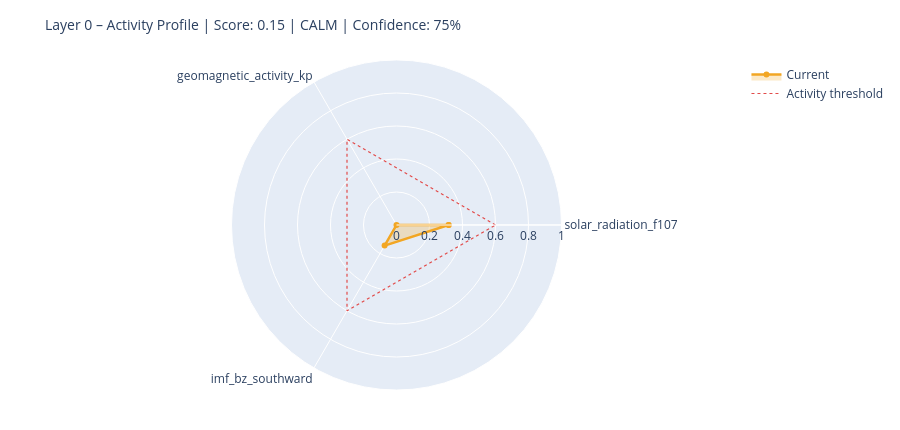

The code cell stored with this chart in its notebook:
### Markdown cell above
---
## 6. State Assessment & Handoff to Layer 1

### Code cell
# ============================================================
# STEP 1 – Collect raw values with source modes
# Mode: 'primary' | 'fallback_3h' | 'last_valid' | 'missing'
# ============================================================

def safe_last(df, col):
    if df is None or col not in df.columns: return None
    s = df[col].dropna()
    return float(s.iloc[-1]) if not s.empty else None

f107_now = safe_last(df_f107, 'f10.7')
bz_now   = safe_last(df_mag,  'bz_gsm')
kp_now   = safe_last(df_kp,   'kp')
sw_now   = safe_last(df_sw,   'speed')

source_modes = {
    'F10.7':    'primary'  if f107_now is not None else 'missing',
    'Kp':       'primary'  if kp_now   is not None else 'missing',
    'IMF_Bz':   'primary'  if bz_now   is not None else 'missing',
    'SW_speed': 'primary'  if sw_now   is not None else 'missing',
}

# Kp Fallback – 3h endpoint
if kp_now is None:
    try:
        r = requests.get(
            'https://services.swpc.noaa.gov/json/noaa-planetary-k-index.json',
            timeout=10)
        r.raise_for_status()
        fb = pd.DataFrame(r.json())
        tc = next((c for c in fb.columns if 'time' in c.lower()), fb.columns[0])
        kc = next((c for c in fb.columns if 'kp' in c.lower() and c != tc), None)
        if kc:
            fb[kc] = fb[kc].astype(str).str.extract(r'([0-9]+(?:\.[0-9]*)?)')[0]
            fb[kc] = pd.to_numeric(fb[kc], errors='coerce')
            fb = fb[fb[kc] >= 0].dropna(subset=[kc])
            if not fb.empty:
                kp_now = float(fb[kc].iloc[-1])
                source_modes['Kp'] = 'fallback_3h'
                print(f'  Kp fallback (3h): {kp_now:.1f}')
    except Exception as e:
        print(f'  Kp fallback failed: {e}')

# Solar Wind Fallback – last valid value
if sw_now is None and df_sw is not None and 'speed' in df_sw.columns:
    s = df_sw['speed'].dropna()
    if not s.empty:
        sw_now = float(s.iloc[-1])
        source_modes['SW_speed'] = 'last_valid'
        print(f'  SW fallback (last_valid): {sw_now:.0f} km/s')

print()
print('Source modes:', source_modes)

# ============================================================
# STEP 2 – Score from available components only
# ============================================================

def norm(v, lo, hi):
    if v is None: return None
    return max(0.0, min(1.0, (v - lo) / (hi - lo)))

COMPONENTS = {
    'solar_radiation_f107':    (f107_now, norm(f107_now, 60, 250)),
    'geomagnetic_activity_kp': (kp_now,   norm(kp_now,   0,   9)),
    'imf_bz_southward':        (bz_now,   norm(-(bz_now or 0) if bz_now else None, -5, 30)
                                           if bz_now is not None else None),
    'solar_wind_speed':        (sw_now,   norm(sw_now, 300, 800)),
}

available   = {k: v[1] for k, v in COMPONENTS.items() if v[1] is not None}
unavailable = [k for k, v in COMPONENTS.items() if v[1] is None]

layer0_score = round(sum(available.values()) / len(available), 4) if available else None
confidence   = round(len(available) / len(COMPONENTS), 2)

level = ('unknown'  if layer0_score is None
         else 'calm'     if layer0_score < 0.3
         else 'moderate' if layer0_score < 0.6
         else 'active')

# ============================================================
# STEP 3 – Dominant Driver
# ============================================================

def dominant_driver(kp, f107, bz, sw):
    candidates = []
    if kp   is not None and kp   >= 4:   candidates.append(('geomagnetic',    kp / 9))
    if sw   is not None and sw   >= 500:  candidates.append(('solar_wind',     sw / 800))
    if bz   is not None and bz   <= -5:   candidates.append(('imf_southward',  abs(bz) / 30))
    if f107 is not None and f107 >= 150:  candidates.append(('solar_radiation',f107 / 250))
    return max(candidates, key=lambda x: x[1])[0] if candidates else 'none'

driver = dominant_driver(kp_now, f107_now, bz_now, sw_now)

# ============================================================
# STEP 4 – Downstream expectations
# ============================================================

def downstream_expectation(driver, score, kp, bz, f107):
    exp = {
        'magnetosphere':        'calm',
        'ionosphere':           'calm',
        'schumann_resonance':   'unchanged',
        'lithosphere_currents': 'low',
    }
    if driver == 'geomagnetic' or (kp and kp >= 5):
        exp['magnetosphere']        = 'compressed / storm'
        exp['ionosphere']           = 'elevated disturbance (TEC variability)'
        exp['schumann_resonance']   = 'elevated amplitude possible'
        exp['lithosphere_currents'] = 'elevated induction currents'
    elif driver == 'imf_southward' or (bz and bz <= -5):
        exp['magnetosphere']        = 'energy coupling active'
        exp['ionosphere']           = 'elevated electron density possible'
        exp['schumann_resonance']   = 'slight modulation possible'
    elif driver == 'solar_radiation' or (f107 and f107 >= 150):
        exp['ionosphere']           = 'elevated ionization (F-layer)'
        exp['schumann_resonance']   = 'slightly elevated background activity'
    return exp

downstream = downstream_expectation(driver, layer0_score, kp_now, bz_now, f107_now)

# ============================================================
# CONSOLE OUTPUT
# ============================================================

W = 58
print('=' * W)
print('LAYER 0 – STATE ASSESSMENT')
print('=' * W)
for name, (raw_v, score_v) in COMPONENTS.items():
    if score_v is not None:
        bar = '█' * int(score_v * 20) + '░' * (20 - int(score_v * 20))
        print(f'  {name:<35}  {bar}  {score_v:.2f}')
    else:
        print(f'  {name:<35}  {"─" * 20}  n/a')
print('-' * W)
print(f'  Score ({len(available)}/{len(COMPONENTS)} components):  {layer0_score:.3f}')
print(f'  Confidence:         {confidence:.0%}')
print(f'  Level:              {level.upper()}')
print(f'  Dominant Driver:    {driver}')

# Radar chart
cats = list(available.keys())
vals = list(available.values())
if len(cats) >= 3:
    fig = go.Figure()
    fig.add_trace(go.Scatterpolar(
        r=vals + [vals[0]], theta=cats + [cats[0]],
        fill='toself', fillcolor='rgba(242,166,35,0.25)',
        line=dict(color='#F2A623', width=2.5), name='Current'
    ))
    fig.add_trace(go.Scatterpolar(
        r=[0.6] * (len(cats) + 1), theta=cats + [cats[0]],
        line=dict(color='#E24B4A', dash='dot', width=1.2),
        mode='lines', name='Activity threshold'
    ))
    fig.update_layout(
        title=dict(text=f'Layer 0 – Activity Profile | Score: {layer0_score:.2f} | {level.upper()} | Confidence: {confidence:.0%}',
                   font=dict(size=14)),
        polar=dict(radialaxis=dict(visible=True, range=[0, 1])),
        height=430, showlegend=True,
        margin=dict(l=60, r=60, t=60, b=40)
    )
    fig.show()

### Figure 1 — Plotly figure (JSON) as saved in the notebook; plotly's stock layout.template omitted (floating-point values rounded to 4 significant figures)
{"data": [{"fill": "toself", "fillcolor": "rgba(242,166,35,0.25)", "line": {"color": "#F2A623", "width": 2.5}, "name": "Current", "r": [0.3158, 0.0, 0.144, 0.3158], "theta": ["solar_radiation_f107", "geomagnetic_activity_kp", "imf_bz_southward", "solar_radiation_f107"], "type": "scatterpolar"}, {"line": {"color": "#E24B4A", "dash": "dot", "width": 1.2}, "mode": "lines", "name": "Activity threshold", "r": [0.6, 0.6, 0.6, 0.6], "theta": ["solar_radiation_f107", "geomagnetic_activity_kp", "imf_bz_southward", "solar_radiation_f107"], "type": "scatterpolar"}], "layout": {"height": 430, "margin": {"b": 40, "l": 60, "r": 60, "t": 60}, "polar": {"radialaxis": {"range": [0, 1], "visible": true}}, "showlegend": true, "title": {"font": {"size": 14}, "text": "Layer 0 – Activity Profile | Score: 0.15 | CALM | Confidence: 75%"}}}
